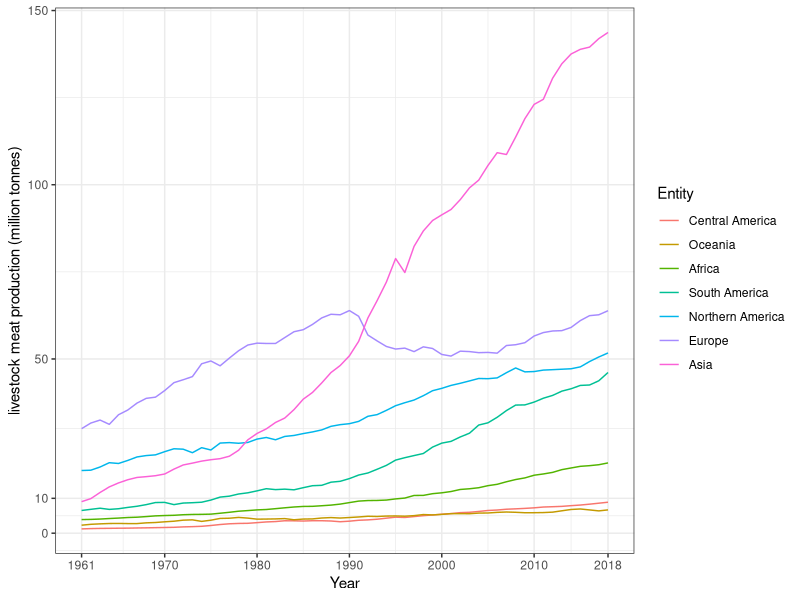

R code for this plot:
## ---- chunk 1
# Libraries

library(tidyverse)
library(readr)
library(kableExtra)
library(bookdown)
library(gridExtra)
## ---- chunk 2
global_production <-read.csv(here::here("Data/global-meat-production.csv"))
production <- read.csv(here::here("Data/meat-production-tonnes.csv"))
## ---- chunk 3

global_production <- global_production %>%
  rename("meat_production" = "Livestock.Primary...Meat..Total...1765...Production...5510...tonnes") %>%
  mutate(meat_production = round(meat_production/1000000, digits = 2)) %>%
  filter(Entity %in% c("Oceania", "Africa", "Central America", "South America", "Northern America", "Europe", "Asia")) 


df <- global_production %>%
  group_by(Entity) %>%
  mutate(meat_sum = sum(meat_production)) %>%
  ungroup() %>%
  arrange(meat_sum) 

df <- df %>%
  mutate(Entity = factor(Entity, unique(Entity))) %>%
  group_by(Year) %>%
  mutate(total = sum(meat_production))

 
## ---- chunk 4
ggplot(df, aes(x = Year, y = meat_production, color = Entity))+
  geom_line()+
  scale_fill_brewer(palette = "Set3")+
  scale_x_continuous(breaks = c(1961,1970,1980, 1990, 2000, 2010,2018))+
  scale_y_continuous(breaks = c(0, 10, 50, 100, 150))+
  ylab("livestock meat production (million tonnes)")+
  theme_bw()
